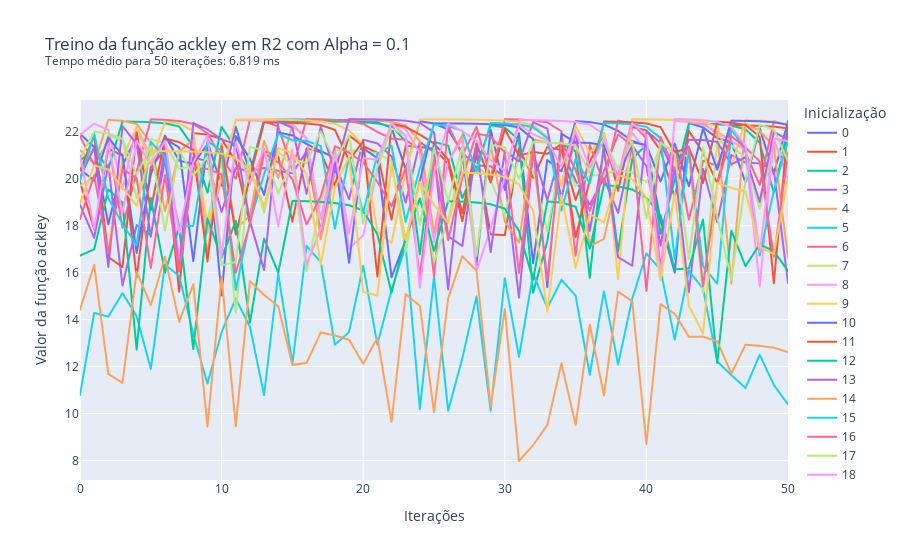

Notebook code for this chart:
### Markdown cell above
Caso 1.3.2: $\alpha$ = 0.1

### Code cell
av03.treina_gradiente(1e-1, 2, 'ackley', 50)
